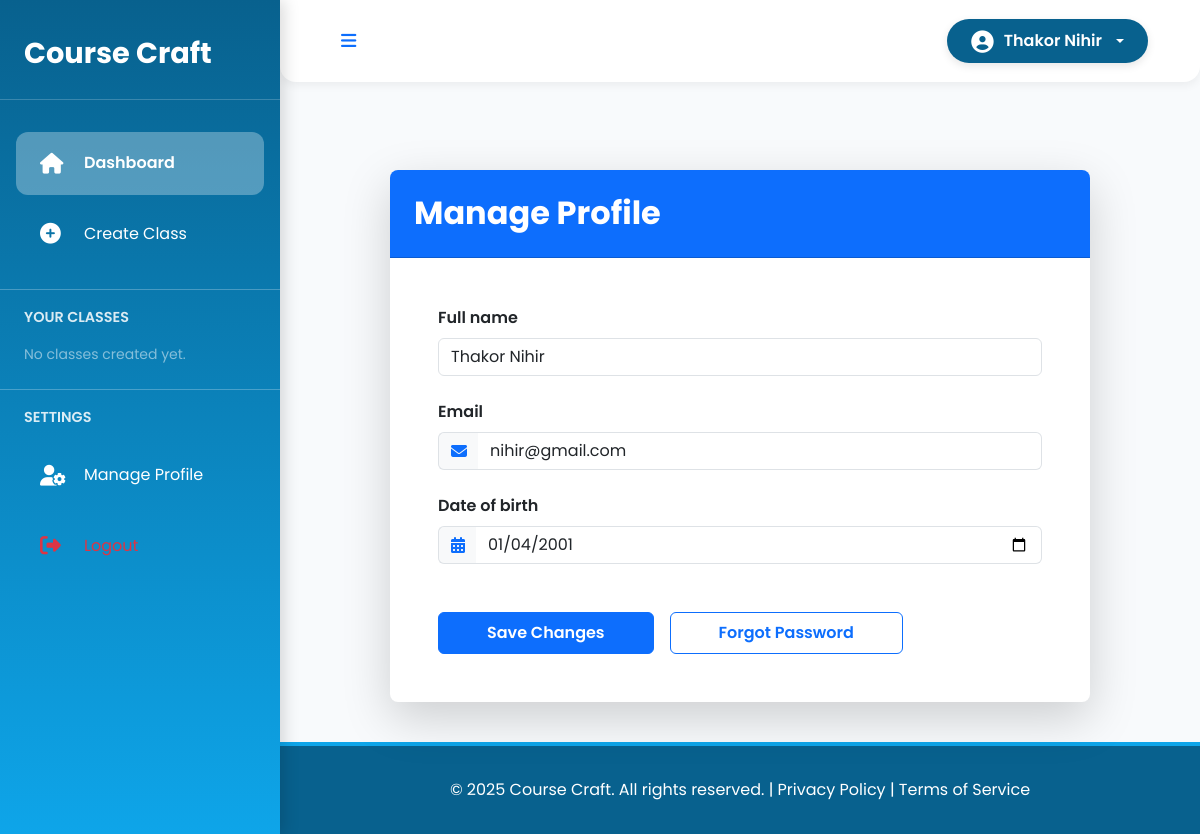
The page /teacher/manage-profile/ (signed in) on the database as committed earlier.
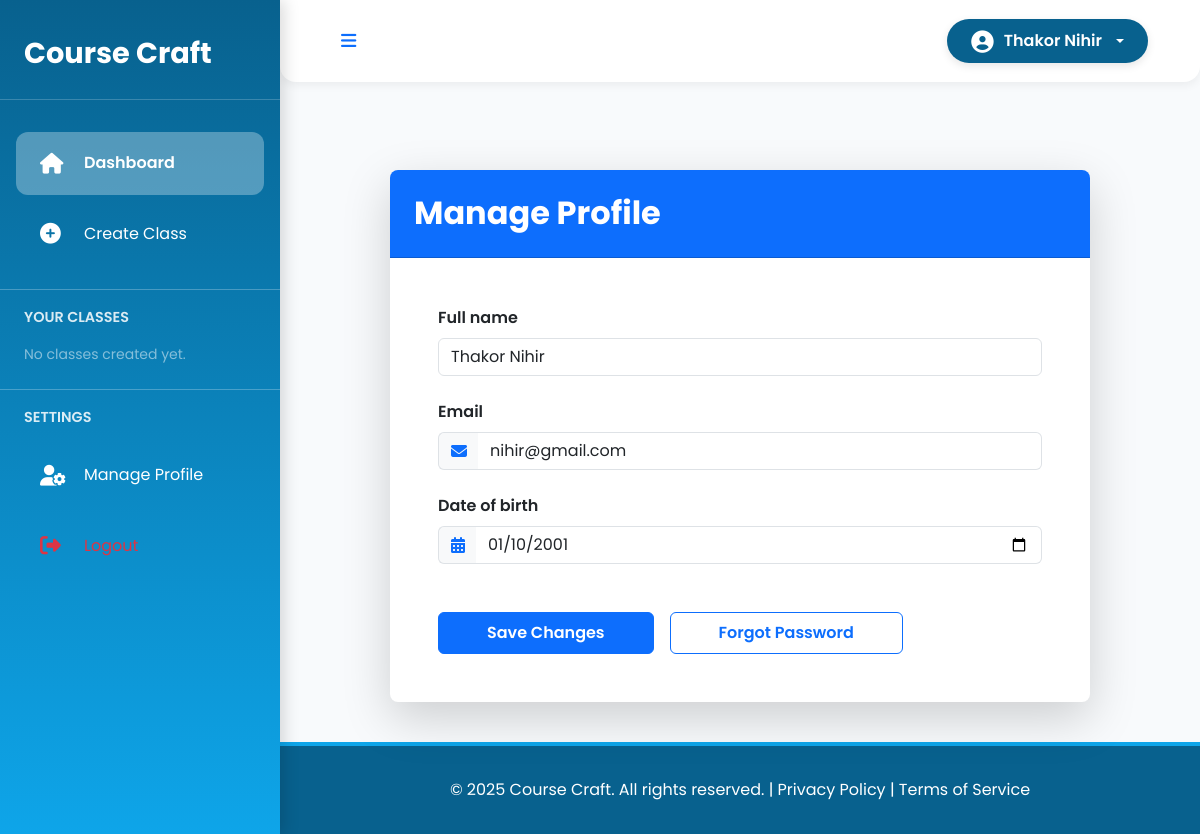
The same page on the database as committed later.
### account/models.py (models this page shows, shortened)
class User(AbstractBaseUser, PermissionsMixin):
    username = models.CharField(max_length=150, unique=True)
    full_name = models.CharField(max_length=255)
    date_of_birth = models.DateField()
    email = models.EmailField(unique=True)
    is_teacher = models.IntegerField(default=0)  # 0 for student, 1 for teacher
    created_at = models.DateTimeField(default=timezone.now)
    is_active = models.BooleanField(default=True)
    is_staff = models.BooleanField(default=False)
    objects = UserManager()
    USERNAME_FIELD = 'username'
    REQUIRED_FIELDS = ['email', 'full_name', 'date_of_birth']

### teacher/views.py (the view)
# urls.py: path('manage-profile/', views.manage_profile, name='manage_profile'),
@login_required
def manage_profile(request):
    if not request.user.is_teacher:
        return redirect('student:dashboard')
    user = request.user
    if request.method == 'POST':
        form = TeacherProfileForm(request.POST, instance=user)
        if form.is_valid():
            form.save()
            return redirect('teacher:manage_profile')
    else:
        form = TeacherProfileForm(instance=user)
    return render(request, 'teacher/manage_profile.html', {'form': form})

### teacher/forms.py
class TeacherProfileForm(forms.ModelForm):
    class Meta:
        model = User
        fields = ['full_name', 'email', 'date_of_birth']
        widgets = {
            'date_of_birth': forms.DateInput(attrs={'type': 'date', 'class': 'form-control'}),
        }

### templates/teacher/manage_profile.html (shortened to what this page needs)
{% extends 'teacher/base.html' %}
{% block content %}
<div class="container mt-5">
    <div class="card shadow-lg border-0 rounded-3 mx-auto" style="max-width: 700px;">
        <div class="card-header bg-primary text-white rounded-top-3 p-4">
            <h2 class="mb-0 fw-bold">Manage Profile</h2>
        </div>
        <div class="card-body p-5">
            <form method="post" novalidate>
                <div class="row g-4">
                    {% for field in form %}
                        <div class="col-12">
                            <label for="{{ field.id_for_label }}" class="form-label fw-semibold text-dark mb-2">{{ field.label }}</label>
                            <div class="input-group">
                                {% if field.name == 'email' %}
                                    <span class="input-group-text bg-light border-end-0"><i class="fas fa-envelope text-primary"></i></span>
                                    <input type="email" class="form-control border-start-0" id="{{ field.id_for_label }}" name="{{ field.name }}" value="{{ field.value|default_if_none:'' }}" placeholder="Enter your email" {% if field.field.required %}required{% endif %}>
                                {% elif field.name == 'first_name' %}
                                    <span class="input-group-text bg-light border-end-0"><i class="fas fa-id-card text-primary"></i></span>
                                    <input type="text" class="form-control border-start-0" id="{{ field.id_for_label }}" name="{{ field.name }}" value="{{ field.value|default_if_none:'' }}" placeholder="Enter your first name">
                                {% elif field.name == 'last_name' %}
                                    <span class="input-group-text bg-light border-end-0"><i class="fas fa-id-card text-primary"></i></span>
                                    <input type="text" class="form-control border-start-0" id="{{ field.id_for_label }}" name="{{ field.name }}" value="{{ field.value|default_if_none:'' }}" placeholder="Enter your last name">
                                {% elif field.name == 'date_of_birth' %}
                                    <span class="input-group-text bg-light border-end-0"><i class="fas fa-calendar-alt text-primary"></i></span>
                                    <input type="date" class="form-control border-start-0 date-picker" id="{{ field.id_for_label }}" name="{{ field.name }}" value="{{ field.value|date:'Y-m-d'|default_if_none:'' }}" placeholder="Select your date of birth">
                                {% else %}
                                    <input type="text" class="form-control" id="{{ field.id_for_label }}" name="{{ field.name }}" value="{{ field.value|default_if_none:'' }}" placeholder="Enter {{ field.label|lower }}" {% if field.field.required %}required{% endif %}>
                                {% endif %}
                            </div>
                        </div>
                    {% endfor %}
                </div>
                <div class="d-flex gap-3 mt-5 justify-content-between align-items-center flex-wrap">
                    <div class="d-flex gap-3 flex-wrap">
                        <button type="submit" class="btn btn-primary px-5 py-2 fw-semibold">Save Changes</button>
                        <button type="button" class="btn btn-outline-primary px-5 py-2 fw-semibold" onclick="window.location.href='#'">Forgot Password</button>
                    </div>
                </div>
            </form>
        </div>
    </div>
</div>
{% endblock %}

### templates/teacher/base.html (shortened to what this page needs)
<!DOCTYPE html> <html lang="en"> <head> <link href="https://cdn.jsdelivr.net/npm/bootstrap@5.3.3/dist/css/bootstrap.min.css" rel="stylesheet"> <link href="https://cdnjs.cloudflare.com/ajax/libs/font-awesome/6.4.2/css/all.min.css" rel="stylesheet"> </head> <body> <div class="sidebar" id="sidebar"> <div class="sidebar-header"> <span class="logo-text">Course Craft</span> </div> <nav class="sidebar-nav"> <a class="nav-link active" href="{% url 'dashboard' %}" data-tooltip="Dashboard"><i class="fas fa-home"></i><span>Dashboard</span></a> <a class="nav-link" href="{% url 'teacher:create_class' %}" data-tooltip="Create Class"><i class="fas fa-plus-circle"></i><span>Create Class</span></a> <h6 class="sidebar-title">Your Classes</h6> {% for class in classes %} <a class="nav-link" href="{% url 'teacher:class_detail' class.id %}" data-tooltip="{{ class.class_name }}"> <i class="fas fa-chalkboard-teacher"></i> <span>{{ class.class_name }}</span> </a> {% empty %} <p class="text-white-50 small mx-4 mt-2">No classes created yet.</p> {% endfor %} <h6 class="sidebar-title">Settings</h6> <a class="nav-link" href="{% url 'teacher:manage_profile' %}" data-tooltip="Manage Profile"><i class="fas fa-user-cog"></i><span>Manage Profile</span></a> <a class="nav-link text-danger" href="{% url 'logout' %}" data-tooltip="Logout"><i class="fas fa-sign-out-alt"></i><span></span></a> </nav> </div> <div class="main-content" id="mainContent"> <nav class="navbar navbar-expand-lg navbar-light"> <div class="container-fluid justify-content-between"> <button class="btn btn-sm d-none d-lg-block text-primary" onclick="toggleSidebar()"> </button> <div class="ms-auto me-3 me-lg-0"> <div class="dropdown"> <button class="btn user-dropdown-btn dropdown-toggle" type="button" id="userDropdown" data-bs-toggle="dropdown" aria-expanded="false"> <i class="fas fa-user-circle fa-lg"></i> <span class="d-none d-md-inline">{{ user.full_name }}</span> </button> </div> </div> </div> </nav> <main> {% block content %} {% endblock %} </main> <footer> © 2025 Course Craft. All rights reserved. | <a href="#" class="text-white text-decoration-none">Privacy Policy</a> | <a href="#" class="text-white text-decoration-none">Terms of Service</a> </footer> </div> </body> </html>

Rows that differ between the two databases and show on the page:
changed User "Thakor Nihir": date_of_birth "01/04/2001" → "01/10/2001"
